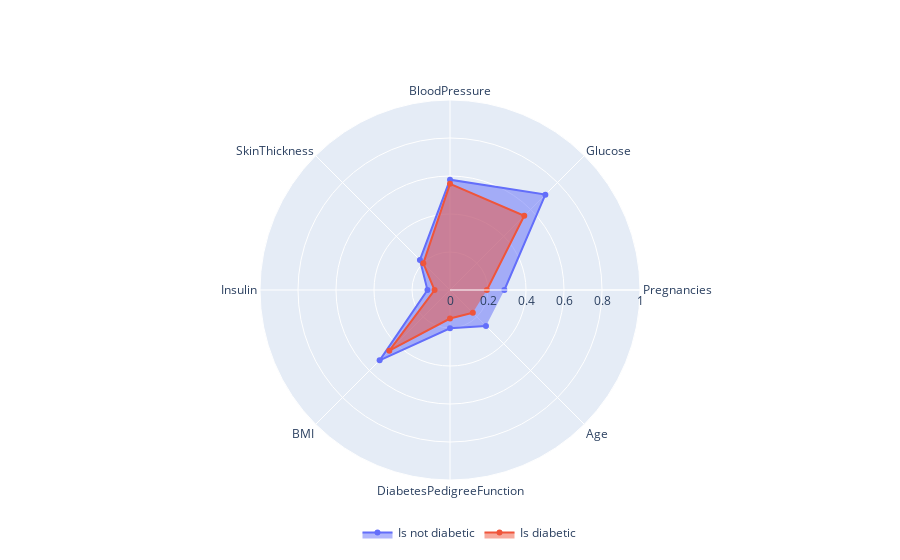

Notebook cell for this chart:
### Code cell
def get_radar_plot(df, target_name, category_0_label, category_1_label):
    input_df = df.copy().iloc[:,0:-1]
    
    #Scaling variables
    scaler = MinMaxScaler()
    input_df = pd.DataFrame(scaler.fit_transform(input_df), columns=input_df.columns)

    categories = input_df.columns.to_list()
    means_0 = input_df.loc[df[target_name] == 0].mean().to_list()
    means_1 = input_df.loc[df[target_name] == 1].mean().to_list()

    targets = df.iloc[:, -1]
    fig = go.Figure()
    
    
    fig.add_trace(go.Scatterpolar(
          r=means_1,
          theta=categories,
          fill='toself',
          name=category_1_label,
    ))
    fig.add_trace(go.Scatterpolar(
          r=means_0,
          theta=categories,
          fill='toself',
          name=category_0_label
    ))

    fig.update_layout(

        legend=dict(
            orientation="h",
            yanchor="top",
            y=-0.1,
            xanchor="left",
            x=0.375
        ),

      polar=dict(
        radialaxis=dict(
          visible=True,
          range=[0, 1]
        )),
      showlegend=True
    )

    fig.show()
get_radar_plot(diabetes, target_name='Outcome', category_0_label = "Is diabetic", category_1_label = "Is not diabetic")

### Figure 1 — Plotly figure (JSON) as saved in the notebook; plotly's stock layout.template omitted (floating-point values rounded to 4 significant figures)
{"data": [{"fill": "toself", "name": "Is not diabetic", "r": [0.2862, 0.7098, 0.5805, 0.2239, 0.1186, 0.5237, 0.2018, 0.2678], "theta": ["Pregnancies", "Glucose", "BloodPressure", "SkinThickness", "Insulin", "BMI", "DiabetesPedigreeFunction", "Age"], "type": "scatterpolar"}, {"fill": "toself", "name": "Is diabetic", "r": [0.194, 0.5527, 0.5589, 0.1986, 0.08131, 0.4516, 0.1502, 0.1698], "theta": ["Pregnancies", "Glucose", "BloodPressure", "SkinThickness", "Insulin", "BMI", "DiabetesPedigreeFunction", "Age"], "type": "scatterpolar"}], "layout": {"legend": {"orientation": "h", "x": 0.375, "xanchor": "left", "y": -0.1, "yanchor": "top"}, "polar": {"radialaxis": {"range": [0, 1], "visible": true}}, "showlegend": true}}
